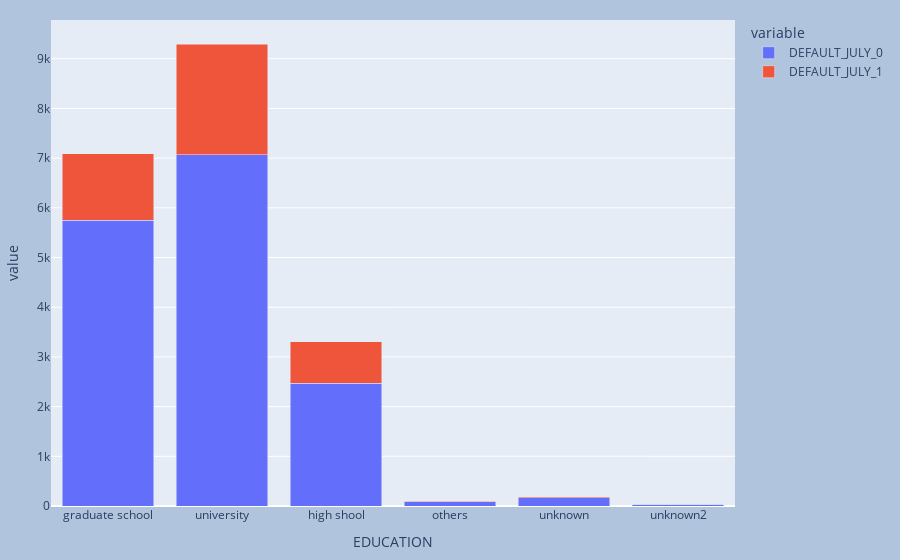

Notebook code cell kept with this figure:
### Code cell
fig = px.bar(aggr, x='EDUCATION', y=['DEFAULT_JULY_0','DEFAULT_JULY_1'], barmode="stack")
fig.update_layout(
    margin=dict(l=20, r=20, t=20, b=20),
    paper_bgcolor="LightSteelBlue",
)
fig.show()

### Figure 1 — Plotly figure (JSON) as saved in the notebook; plotly's stock layout.template omitted (floating-point values rounded to 4 significant figures)
{"data": [{"alignmentgroup": "True", "hovertemplate": "variable=DEFAULT_JULY_0<br>EDUCATION=%{x}<br>value=%{y}<extra></extra>", "legendgroup": "DEFAULT_JULY_0", "marker": {"color": "#636efa", "pattern": {"shape": ""}}, "name": "DEFAULT_JULY_0", "offsetgroup": "DEFAULT_JULY_0", "orientation": "v", "showlegend": true, "textposition": "auto", "type": "bar", "x": ["graduate school", "university", "high shool", "others", "unknown", "unknown2"], "xaxis": "x", "y": [5749, 7065, 2472, 89, 167, 31], "yaxis": "y"}, {"alignmentgroup": "True", "hovertemplate": "variable=DEFAULT_JULY_1<br>EDUCATION=%{x}<br>value=%{y}<extra></extra>", "legendgroup": "DEFAULT_JULY_1", "marker": {"color": "#EF553B", "pattern": {"shape": ""}}, "name": "DEFAULT_JULY_1", "offsetgroup": "DEFAULT_JULY_1", "orientation": "v", "showlegend": true, "textposition": "auto", "type": "bar", "x": ["graduate school", "university", "high shool", "others", "unknown", "unknown2"], "xaxis": "x", "y": [1336, 2225, 836, 6, 15, 2], "yaxis": "y"}], "layout": {"autosize": true, "barmode": "stack", "legend": {"title": {"text": "variable"}, "tracegroupgap": 0}, "margin": {"b": 20, "l": 20, "r": 20, "t": 20}, "paper_bgcolor": "LightSteelBlue", "xaxis": {"anchor": "y", "autorange": true, "domain": [0, 1], "range": [-0.5, 5.5], "title": {"text": "EDUCATION"}, "type": "category"}, "yaxis": {"anchor": "x", "autorange": true, "domain": [0, 1], "range": [0, 9779.0], "title": {"text": "value"}, "type": "linear"}}}
